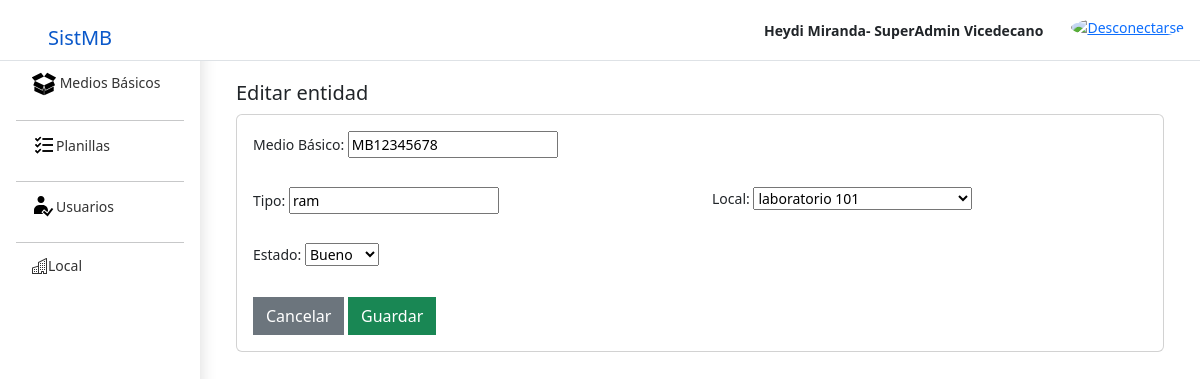
Page /MedioBasico/edit/9/ (signed in) on the committed database.
### app/models.py (models this page shows, shortened)
class User(AbstractBaseUser, PermissionsMixin):
    username = models.CharField(max_length=255, unique=True, validators=[validate_username])
    name = models.CharField(max_length=255 , validators=[validate_name])
    apellidos = models.CharField(max_length=255 , validators=[validate_name])
    ci = models.CharField(max_length=11, unique=True, null=False, blank=False, validators=[validate_ci])
    tfno = models.CharField(max_length=50 , validators=[tfno_regex])
    is_active = models.BooleanField(default=True)
    is_staff = models.BooleanField(default=False)
    objects = OwnUserManager()
    USERNAME_FIELD = 'username'
    REQUIRED_FIELDS = ['name', 'apellidos', 'ci', 'tfno']
    def has_perm(self, perm, obj=None):
        return True
    @property
    def if_staff(self):
        return self.is_staff

class MedioBasico(models.Model):
    mb = models.CharField(max_length=255, validators=[validate_mb])
    tipo = models.CharField(max_length=15,null=False,blank=False)
    local = models.ForeignKey(Local, on_delete = models.CASCADE)
    estado = models.CharField(max_length=255, verbose_name='estado',
                                     choices=estado.choices, null=False, blank=False)

### app/views.py (the view)
@method_decorator([JefedeArea],name='dispatch')
class MedioBasicoUpdateView(LoginRequiredMixin, PermissionRequiredMixin, SuccessMessageMixin, UpdateView):
    model = MedioBasico
    form_class = MedioBasicoForm
    template_name = 'medios/edit.html'
    success_url = reverse_lazy('medio')
    success_message = "Medio Básico editado"
    permission_required = 'app.change_mediobasico'
    def get_context_data(self, **kwargs):
        context = super().get_context_data(**kwargs)
        context['title'] = 'Editar MedioBasico'
        return context

### app/forms.py
class MedioBasicoForm(ModelForm):
    class Meta:
        model = MedioBasico
        fields = ['mb','tipo','local','estado']
        Widget = {
            'mb' : forms.TextInput(),
            'tipo' : forms.TextInput(),
            'local' : forms.Select(),
            'estado' : forms.Select()
        }

### app/decorador.py (called while the page is built)
def JefedeArea(function=None, redirect_field_name=REDIRECT_FIELD_NAME, login_url='login'):
    group = Group.objects.filter(name="Jefe de Area").first()
    actual_decorator = user_passes_test(
        lambda u: u.is_active and (group in u.groups.all()) or u.is_superuser,
        login_url=login_url,
        redirect_field_name=redirect_field_name
    )
    if function:
        return actual_decorator(function)
    return actual_decorator

### app/models.py (called while the page is built)
    def __str__(self):
        return self.nombre

### app/templatetags/grupo_tag.py (called while the page is built)
@register.filter(name='has_group')
def has_group(user, group_name):
    group = Group.objects.filter(name=group_name)
    if group:
        group = group.first()
        return group in user.groups.all()
    else:
        return False

### app/templates/medios/edit.html (shortened to what this page needs)
{% extends "base.html" %}
{% load static %}
{% block styles %}
    <link rel="stylesheet" href="{% static 'css/dashboard/dashboard.css' %}">
{% endblock styles %}
{% block content %}
    {% include "header.html" %}
    <div class="container-fluid">
        <div class="row">
            {% include "sidebar.html" %}
            <main class="col-md-9 ms-sm-auto col-lg-10 px-md-4 pb-5  scrollarea">
                <div class="container mt-3">
                    <h1 class="fs-5">Editar entidad </h1>
                </div>
                <div class="container-md">
                    <div class="card">
                        <div class="card-body">
                            <form method="post">
                            <div class="row">
                                <div class="col-12">
                                    <div class=" mb-4 position-relative">
                                        <label class="form-label">Medio Básico:</label>
                                            {{form.mb}}
                                    </div>
                                </div>
                                <div class="col-12 col-lg-6">
                                    <div class="mb-4 position-relative">
                                        <label for="{{ form.telefonoEntidad.id_for_label }}"
                                               class="form-label">Tipo:</label>
                                               {{form.tipo}}
                                    </div>
                                </div>
                                <div class="col-12 col-lg-6">
                                    <div class="mb-4 position-relative">
                                        <label class="form-label">Local:</label>
                                               {{form.local}}
                                    </div>
                                </div>
                                <div class="col-12 col-lg-6">
                                    <div class="mb-4 position-relative">
                                        <label class="form-label">Estado:</label>
                                               {{form.estado}}
                                    </div>
                                </div>
                            </div>
                            <div class=" position-relative">
                                <a class="text-decoration-none" href="{% url 'medio' %}">
                                    <button type="button"
                                            class="btn btn-secondary rounded-0"
                                            data-bs-dismiss="modal">Cancelar
                                    </button>
                                </a>
                                <button type="submit" class="btn btn-success rounded-0" id="btnappend">
                                    Guardar
                                </button>
                            </div>
                            </form>
                        </div>
                    </div>
                </div>
            </main>
        </div>
    </div>
{% endblock content %}

### app/templates/header.html (shortened to what this page needs)
{% load static %}
{% load grupo_tag %}
<header id="header" class="navbar sticky-top bg-white   flex-md-nowrap pe-3 py-0 align-items-center border-bottom ">
    <a class="logo  col-md-3 col-lg-2  ps-5 align-items-center fs-1 text-decoration-none" href="{% url 'principal' %}"> <span
            class="h5">SistMB</span></a>
    <div class="navbar-nav">
        <div class="nav-item text-nowrap d-flex flex-wrap align-items-center">
            <ul class="nav mb-md-0 ">
                <li>
                    <div class="p-1">
                        <span class="me-2"><strong>{{request.user.name}} {{request.user.apellidos}}-
                            {%if request.user.if_staff%}
                            SuperAdmin
                            {%endif%}
                            {%if request.user|has_group:"Vicedecano"%}
                            Vicedecano
                            {%endif%}
                        </strong></span>
                    </div>
                </li>
                <li class="ms-3">
                    <a class="" href="{% url 'logout' %}" id="logout" title="Salir">
                        <img src=" {% static  'imag/bootstrap-icons/power.svg' %}" alt="Desconectarse"
                             class="rounded-circle" width="24" height="24">
                    </a>
                </li>
            </ul>
        </div>
    </div>
</header>

### app/static/css/sidebars.css (style rules this page uses)
.scrollarea { overflow-y: auto; }

### app/static/css/dashboard/dashboard.css (style rules this page uses)
body { font-size: .875rem; }

### rows in the picture
User: user.name "Heydi", user.apellidos "Miranda"
MedioBasico: mb "MB12345678", tipo "ram", local "laboratorio 101", estado "Bueno"
